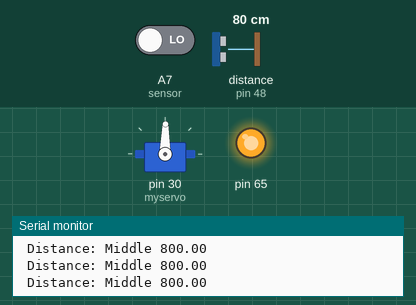
This sketch was run on a simulated Arduino Mega 2560, built with avr-gcc and run on an emulated ATmega2560. On the bench: servo, output pins drawn as LEDs (lit = HIGH), the last lines printed to the serial monitor. The test bench sets the inputs (shaded band); at power-on: distance to the obstacle (sensor on pin 48) 80 cm, A7 (sensor) LOW.

Above: at 1.2 s.
1.3 s: distance to the obstacle (sensor on pin 48) set to 2 cm
At 8.3 s:
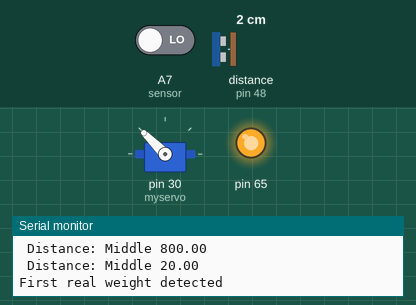
At 15.4 s:
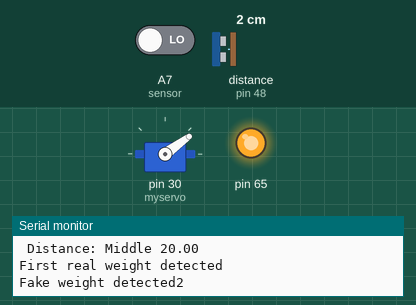
Timing chart, 0 to 15.7 s (numbered marks = the images above; inputs shaded):
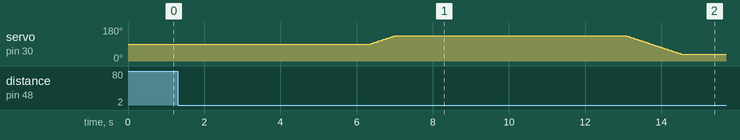

The sketch:

Servo_barrelV3_Other.ino
```cpp
#include <Servo.h>
#include <VL53L0X.h>
#include <SparkFunSX1509.h>
#define VL53L0X_ADDRESS_START 0x30
Servo myservo;  // create servo object to control a servo
// twelve servo objects can be created on most boards
const byte SX1509_ADDRESS = 0x3F;
const uint8_t sensorCount = 1;
const uint8_t xshutPins[1] = {1};
float state_w, distance, distance_left, distance_right, tof_distance,front_tof;
int weights_collected = 0;
int sensor = A7;
int third_slot  = 174;
int second_slot  = 135;
int first_slot = 89;
int third_slot_discard = 76;
int second_slot_discard = 36;
int first_slot_discard = 0 ;
unsigned long Timer1;
SX1509 io;
VL53L0X sensors[sensorCount];


void rotateDrum(int start,int dest) {
  int pos = 0;
  if (start < dest){
  for (pos = start; pos <= dest; pos += 1) {
    myservo.write(pos);
    delay(15);
  }
}
  else if (start > dest){
  for (pos = start; pos >= dest; pos -= 1) {
    myservo.write(pos);
    delay(15);
  }
}
}

void discard_all_weights() {
  rotateDrum(first_slot_discard,first_slot);
  delay(2500);
  rotateDrum(third_slot,third_slot_discard);
  delay(2500);
  rotateDrum(third_slot_discard,second_slot_discard);
  delay(2500);
  rotateDrum(second_slot_discard,first_slot_discard);

  // rotateDrum(15);
  // delay(500);
  // rotateDrum(0);
  delay(2500);
}


void init_tof() {
  Serial.begin(115200);
  pinMode(sensor, INPUT);
  io.begin(SX1509_ADDRESS);
  Wire.begin();
  Wire.setClock(400000);
   for (uint8_t i = 0; i < sensorCount; i++)
  {
    io.pinMode(xshutPins[i], OUTPUT);
    io.digitalWrite(xshutPins[i], LOW);
  }
  for (uint8_t i = 0; i < sensorCount; i++)
  {
    io.digitalWrite(xshutPins[i], HIGH);
    delay(10);
    sensors[i].setTimeout(500);
    if (!sensors[i].init())
    {
      Serial.print("Failed to detect and initialize sensor ");
      Serial.println(i);
      while (1);
    }
    sensors[i].setAddress(VL53L0X_ADDRESS_START + i);
    sensors[i].startContinuous(50);
  }
}
void setup() {
  myservo.attach(30);  // attaches the servo on pin 9 to the servo object
  myservo.write(89);

  init_tof();

}


void loop() {

  //discard_all_weights();

  for (uint8_t i = 0; i < sensorCount; i++)
  {

    Serial.print(" Distance: Middle ");
    front_tof = sensors[i].readRangeContinuousMillimeters();
    Serial.println(front_tof);
    if (sensors[i].timeoutOccurred()) { Serial.print(" TIMEOUT"); }

  }


  if (front_tof < 80) {
    int start_time = millis();
    while ((millis()-start_time )< 1000){
    int state = digitalRead(sensor);
    if ((state == LOW)) {
      switch (weights_collected) {
        case 0:
          delay(2500);
          Serial.println("First real weight detected");
          delay(2500);
          rotateDrum(first_slot,second_slot);
          delay(1000);
          weights_collected += 1;
          break;
        case 1:
          delay(2500);
          Serial.println("2nd real weight detected");
          delay(2500);
          rotateDrum(second_slot,third_slot);
          delay(1000);
          weights_collected += 1;
          break;
        case 2:
          delay(2500);
          Serial.println("3rd real weight detected...Go home");
          delay(2500);
          weights_collected += 1;
          break;
      }
    }
    }

    switch (weights_collected) {
      case 0:
        delay(2500);
        Serial.println("Fake weight detected1");
        delay(2500);
        rotateDrum(first_slot,first_slot_discard);
        delay(2500);
        rotateDrum(first_slot_discard,first_slot);
        delay(1000);
        break;
      case 1:
        delay(2500);
        Serial.println("Fake weight detected2");
        delay(2500);
        rotateDrum(second_slot,second_slot_discard);
        delay(2500);
        rotateDrum(second_slot,second_slot_discard);
        delay(1000);
        break;
      case 2:
        delay(2500);
        Serial.println("Fake weight detected3");
        delay(2500);
        rotateDrum(third_slot,third_slot_discard);
        delay(2500);
        rotateDrum(third_slot_discard,third_slot);
        delay(1000);
        break;
    }


    }


}
```

Measured:
- after the input at 1.3 s, servo on pin 30 (myservo): rises from 89° to 135° in 0.69 s, then falls to 36° in 7.5 s
